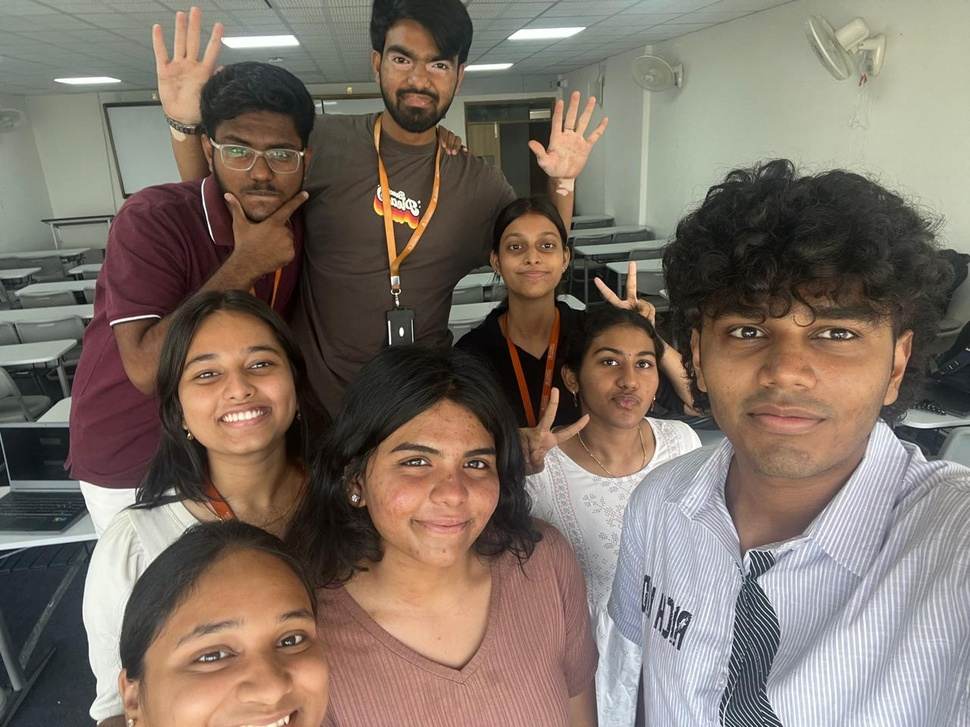
#> input picture unit 5/face_detection/group_face.jpeg, 970 x 727 px, shrunk from 1280 x 960 before the run
$ python main.py
#> lines starting #> are read from the running program, lines starting #| are printed output that depends on the picture; after the words box and inside, x2 and y2 are one past the last pixel; in counts of white or black regions, pixels touching at a corner belong together
import cv2

# Load Haar Cascade
face_cascade = cv2.CascadeClassifier("haarcascade_frontalface_alt.xml")

# Read image
#img = cv2.imread("single_face.jpeg")
img = cv2.imread("group_face.jpeg")
#> img is the input picture: shape (727, 970, 3); mean B, G, R 102.8, 113.2, 126.2

if img is None:
    print("Image not found!")
    exit()

# Convert to grayscale
gray = cv2.cvtColor(img, cv2.COLOR_BGR2GRAY)
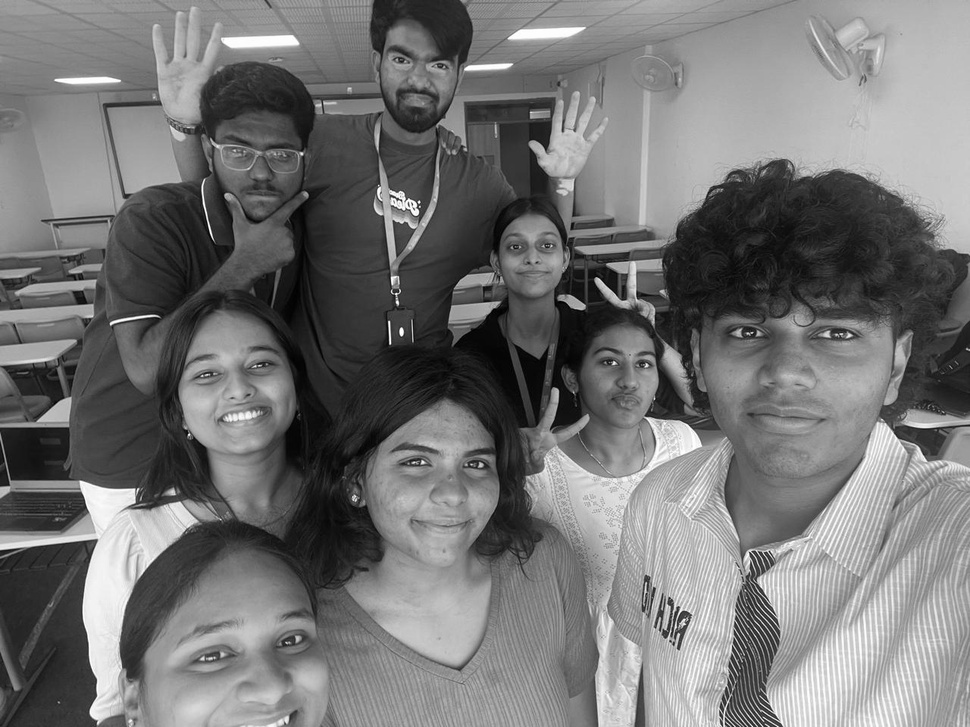
#> gray: shape (727, 970); min 0, max 255, mean 115.9

# Show grayscale image
cv2.imshow("Grayscale Image", gray)

# Detect faces
faces = face_cascade.detectMultiScale(
    gray,
    scaleFactor=1.1,
    minNeighbors=5
)
#> faces = [[580, 329, 91, 91], [492, 217, 78, 78], [369, 22, 94, 94], [203, 105, 113, 113], [164, 317, 143, 143], [361, 403, 163, 163], [688, 262, 208, 208]]

# Draw rectangles
for (x, y, w, h) in faces:
    cv2.rectangle(
        img,
        (x, y),
        (x + w, y + h),
        (0, 255, 0),
        2
    )
#> this loop made 7 passes
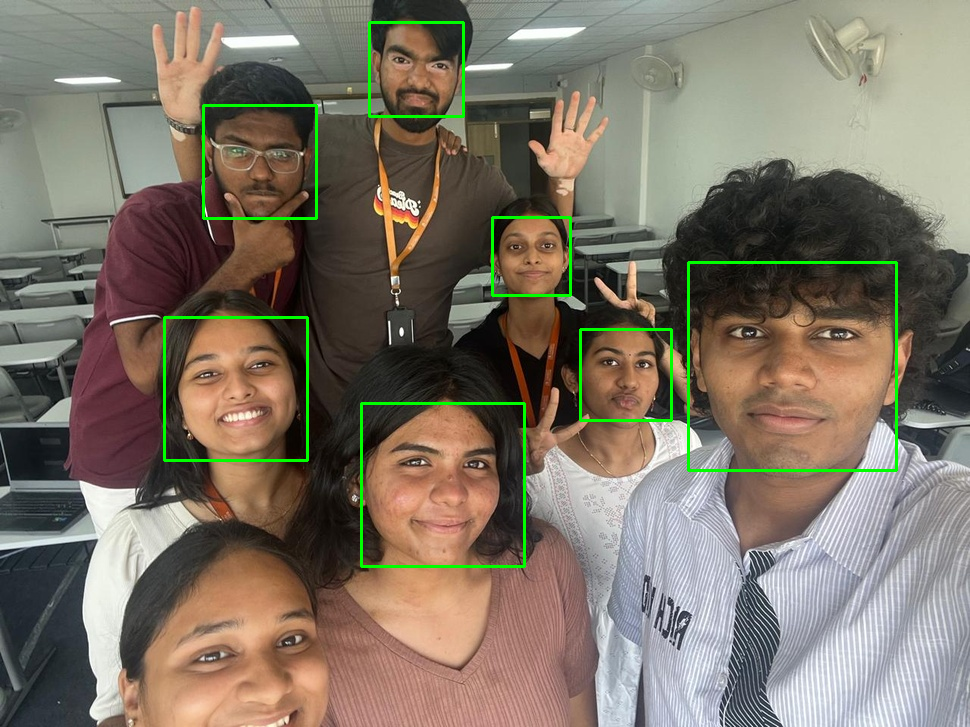
#> img: shape (727, 970, 3); 1.51% of pixels changed, all inside (x1, y1, x2, y2) = (163, 21, 898, 568)

# Show final image
cv2.imshow("Detected Faces", img)

# Save output
cv2.imwrite("detected_face.jpg", img)

cv2.waitKey(0)
cv2.destroyAllWindows()

$ run again, with unit 5/face_detection/single_face.jpeg copied over unit 5/face_detection/group_face.jpeg
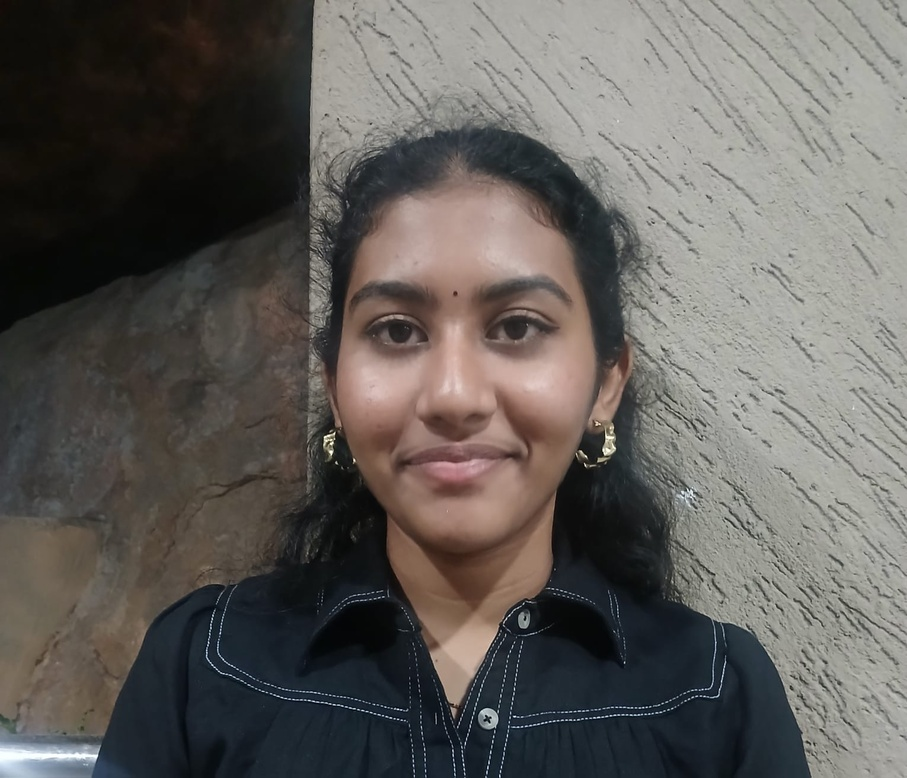
#> input picture unit 5/face_detection/single_face.jpeg, 907 x 778 px, shrunk from 1530 x 1311 before the run
#> img is the input picture: shape (778, 907, 3); mean B, G, R 89.7, 93.4, 96.7
#> `gray = cv2.cvtColor(img, cv2.COLOR_BGR2GRAY)`:
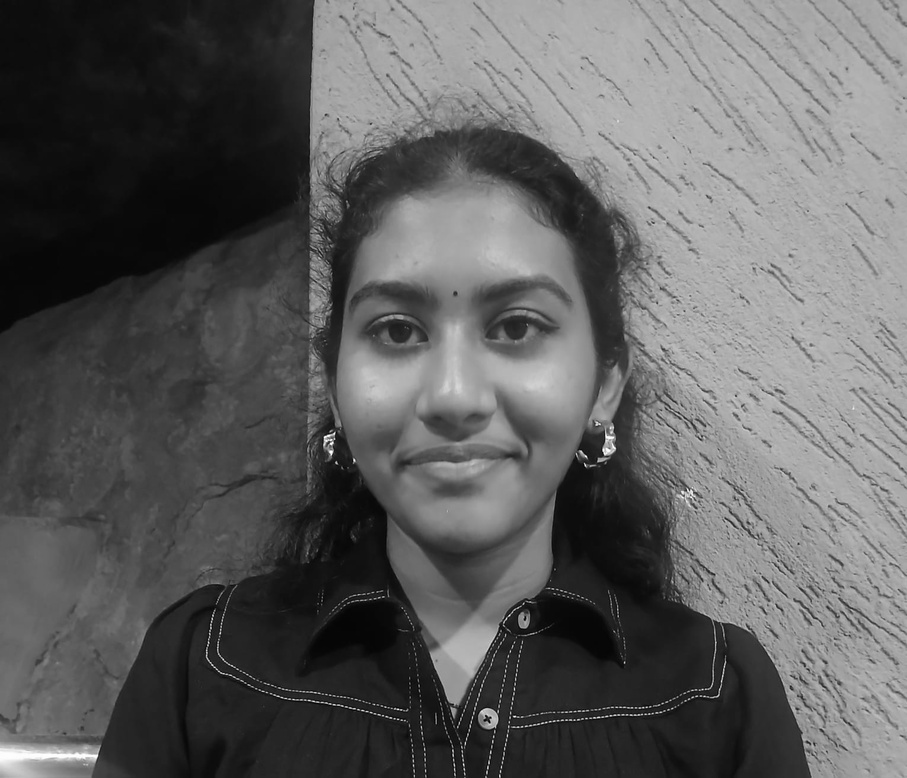
#> gray: shape (778, 907); min 1, max 254, mean 94
#> faces = [[289, 197, 334, 334]]
#> the loop `for (x, y, w, h) in faces:` made 1 pass
#> after the loop `for (x, y, w, h) in faces:`:
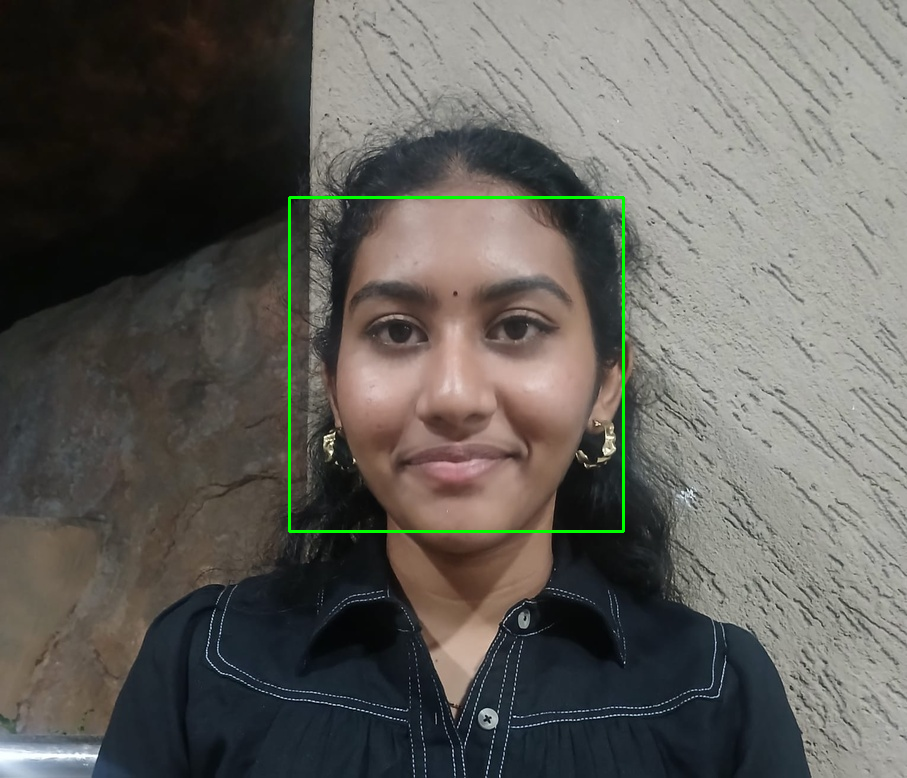
#> img: shape (778, 907, 3); 0.57% of pixels changed, all inside (x1, y1, x2, y2) = (288, 196, 625, 533)
